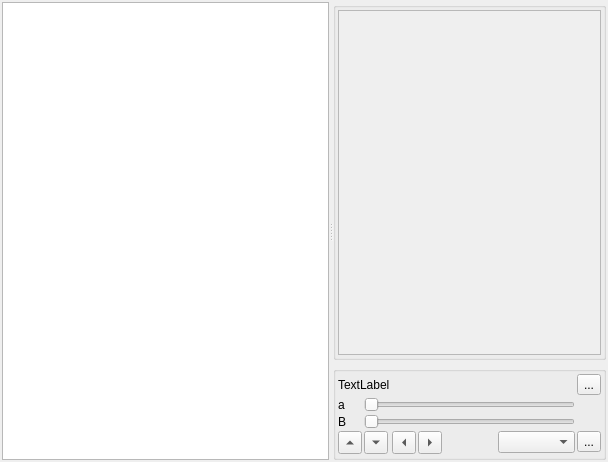
<?xml version="1.0" encoding="UTF-8"?>
<ui version="4.0">
 <class>CVPictureView</class>
 <widget class="QWidget" name="CVPictureView">
  <property name="geometry">
   <rect>
    <x>0</x>
    <y>0</y>
    <width>608</width>
    <height>462</height>
   </rect>
  </property>
  <property name="windowTitle">
   <string>Form</string>
  </property>
  <layout class="QGridLayout" name="gridLayout_4">
   <property name="leftMargin">
    <number>2</number>
   </property>
   <property name="topMargin">
    <number>2</number>
   </property>
   <property name="rightMargin">
    <number>2</number>
   </property>
   <property name="bottomMargin">
    <number>2</number>
   </property>
   <property name="spacing">
    <number>2</number>
   </property>
   <item row="0" column="0">
    <widget class="QSplitter" name="splitter">
     <property name="orientation">
      <enum>Qt::Horizontal</enum>
     </property>
     <widget class="QTreeView" name="treeView"/>
     <widget class="QWidget" name="layoutWidget">
      <layout class="QGridLayout" name="gridLayout_2">
       <item row="0" column="0">
        <widget class="QGroupBox" name="groupBox">
         <property name="sizePolicy">
          <sizepolicy hsizetype="Preferred" vsizetype="Preferred">
           <horstretch>0</horstretch>
           <verstretch>1</verstretch>
          </sizepolicy>
         </property>
         <property name="title">
          <string/>
         </property>
         <layout class="QGridLayout" name="gridLayout_3">
          <property name="leftMargin">
           <number>2</number>
          </property>
          <property name="topMargin">
           <number>2</number>
          </property>
          <property name="rightMargin">
           <number>2</number>
          </property>
          <property name="bottomMargin">
           <number>2</number>
          </property>
          <property name="spacing">
           <number>2</number>
          </property>
          <item row="0" column="1">
           <widget class="QScrollArea" name="scrollArea">
            <property name="widgetResizable">
             <bool>true</bool>
            </property>
            <widget class="QWidget" name="scrollAreaWidgetContents">
             <property name="geometry">
              <rect>
               <x>0</x>
               <y>0</y>
               <width>285</width>
               <height>320</height>
              </rect>
             </property>
            </widget>
           </widget>
          </item>
         </layout>
        </widget>
       </item>
       <item row="1" column="0">
        <widget class="QGroupBox" name="groupBox_2">
         <property name="title">
          <string/>
         </property>
         <layout class="QGridLayout" name="gridLayout">
          <property name="leftMargin">
           <number>2</number>
          </property>
          <property name="topMargin">
           <number>2</number>
          </property>
          <property name="rightMargin">
           <number>2</number>
          </property>
          <property name="bottomMargin">
           <number>2</number>
          </property>
          <property name="spacing">
           <number>2</number>
          </property>
          <item row="3" column="7">
           <widget class="QToolButton" name="btnWork">
            <property name="text">
             <string>...</string>
            </property>
           </widget>
          </item>
          <item row="3" column="5" colspan="2">
           <widget class="QComboBox" name="comboBox"/>
          </item>
          <item row="0" column="0" colspan="2">
           <widget class="QLabel" name="label">
            <property name="text">
             <string>TextLabel</string>
            </property>
           </widget>
          </item>
          <item row="3" column="3" rowspan="2" colspan="2">
           <widget class="QToolButton" name="btnNext">
            <property name="text">
             <string>...</string>
            </property>
            <property name="arrowType">
             <enum>Qt::RightArrow</enum>
            </property>
           </widget>
          </item>
          <item row="3" column="0" rowspan="2">
           <widget class="QToolButton" name="btnZoomIn">
            <property name="text">
             <string>...</string>
            </property>
            <property name="arrowType">
             <enum>Qt::UpArrow</enum>
            </property>
           </widget>
          </item>
          <item row="3" column="1" rowspan="2">
           <widget class="QToolButton" name="btnZoomOut">
            <property name="text">
             <string>...</string>
            </property>
            <property name="arrowType">
             <enum>Qt::DownArrow</enum>
            </property>
           </widget>
          </item>
          <item row="0" column="7">
           <widget class="QToolButton" name="toolButton">
            <property name="text">
             <string>...</string>
            </property>
           </widget>
          </item>
          <item row="3" column="2" rowspan="2">
           <widget class="QToolButton" name="btnPre">
            <property name="text">
             <string>...</string>
            </property>
            <property name="arrowType">
             <enum>Qt::LeftArrow</enum>
            </property>
           </widget>
          </item>
          <item row="2" column="1" colspan="6">
           <widget class="QSlider" name="horizontalSlider_2">
            <property name="orientation">
             <enum>Qt::Horizontal</enum>
            </property>
           </widget>
          </item>
          <item row="2" column="0">
           <widget class="QLabel" name="label_2">
            <property name="text">
             <string>B</string>
            </property>
           </widget>
          </item>
          <item row="1" column="1" colspan="6">
           <widget class="QSlider" name="horizontalSlider">
            <property name="orientation">
             <enum>Qt::Horizontal</enum>
            </property>
           </widget>
          </item>
          <item row="1" column="0">
           <widget class="QLabel" name="label_3">
            <property name="text">
             <string>a</string>
            </property>
           </widget>
          </item>
         </layout>
        </widget>
       </item>
      </layout>
     </widget>
    </widget>
   </item>
  </layout>
 </widget>
 <resources/>
 <connections/>
</ui>
